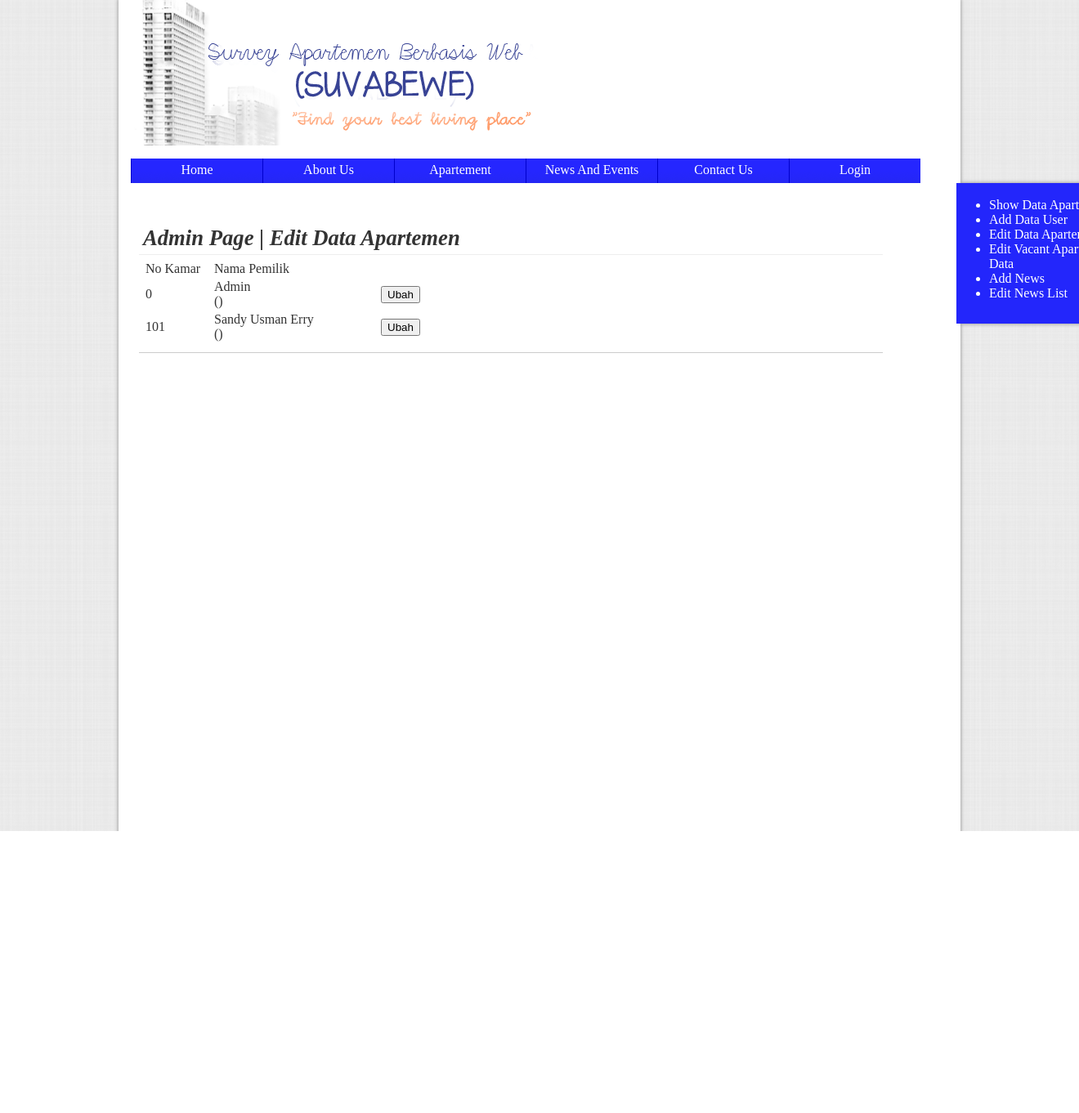
The app's page /file/editapt.php, older data.
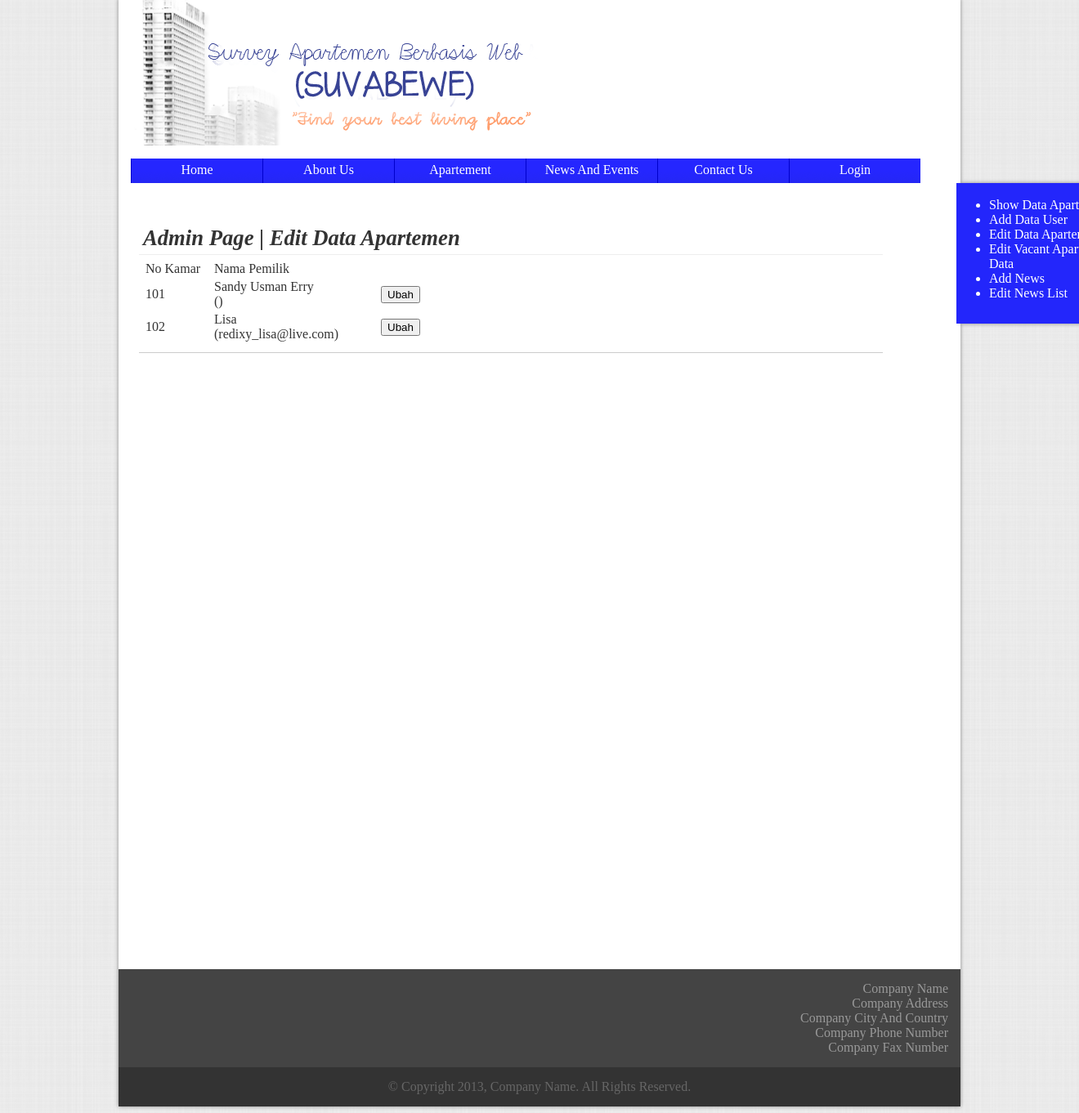
The same page, newer data.
### tables this page shows
CREATE TABLE IF NOT EXISTS `apartemen` (
  `no_kamar` int(5) NOT NULL,
  `type_kamar` varchar(1) NOT NULL,
  `spec_kamar` text NOT NULL,
  `password` text NOT NULL,
  `nama_pemilik` text NOT NULL,
  `email` text NOT NULL,
  `available` tinyint(1) NOT NULL DEFAULT '1',
  `harga` int(20) NOT NULL,
  `booked` tinyint(1) NOT NULL DEFAULT '0',
  `booked_fee` int(20) NOT NULL,
  `booked_date` date NOT NULL,
  `tagihan_listrik` int(20) NOT NULL,
  `tagihan_air` int(20) NOT NULL,
  `gambar_tidur1` text NOT NULL,
  `gambar_tidur2` text NOT NULL,
  `gambar_tidur3` text NOT NULL,
  `gambar_makan` text NOT NULL,
  `gambar_dapur` text NOT NULL,
  `gambar_mandi` text NOT NULL,
  `gambar_tamu` text NOT NULL,
  `gambar_balkon` text NOT NULL,
  PRIMARY KEY (`no_kamar`)
);

### file/editapt.php (the view, shortened to what this page needs)
<html>
	<head>
		<link rel="stylesheet" href="../css/templates.css" type="text/css" />
	</head>
	<body>
		<div class="wrapper" id="wrapper">
			<?php include_once ('header.php');?>
			<?php include_once('sidemenu.php');?>
			<div class="container confmargin" style="height:900px">
				<div class="section showapt">
					<div class="sectionheader bottomline">
						<b>Admin Page | Edit Data Apartemen</b>
					</div>
					<div class="sectioncontent ">
						<table>
							<form method="post">
								<tr>
									<td width="80px"> No Kamar </td>
									<td width="200px"> Nama Pemilik </td>
									<td width="50px">&nbsp; </td>
								</tr>
								<?php
									$pilihtabel=mysql_query("SELECT * FROM apartemen");
									while(($row=mysql_fetch_array($pilihtabel)))
									{
										if (($row['no_kamar'] != 100) & ($row['available'] != 1))
										{
											echo
												"<tr>
												<td> " . $row['no_kamar'] . "</td>
												<td> " . $row['nama_pemilik'] . " <br> (" . $row['email'] . ")</td>
												<td> <a href='update_apt.php?target=" . $row['no_kamar'] . "'><input type='button' value='Ubah'></a>
												</td>
											</tr>
											";
										}
								}
							?>
							</form>
						</table>
					</div>
				</div>
			</div>
		</div>
	</body>
</html>
</html>

Row changes from the older to the newer data that the page shows:
removed apartemen: no_kamar "0", nama_pemilik "Admin"
added apartemen: no_kamar "102", nama_pemilik "Lisa", email "redixy_lisa@live.com"
Text that changed along with them:
text now shown: "Company Name Company Address Company City And Country Company Phone Number Company Fax Number © Copyright 2013, Company Name. All Rights Reserved."
